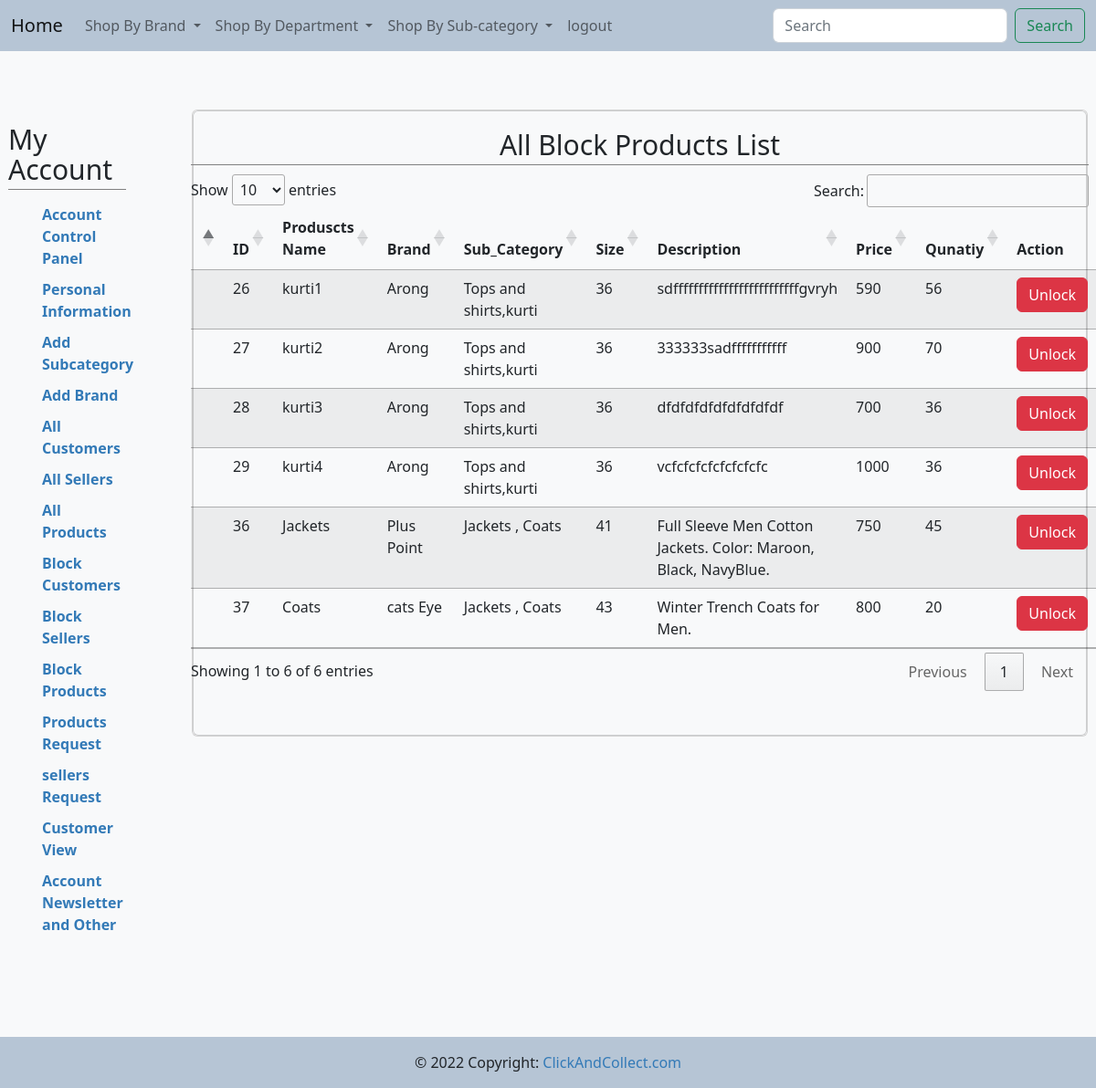
The page /admin/test1.php (signed in) on the database its author committed.
### tables this page shows
CREATE TABLE IF NOT EXISTS `products` (
  `p_id` int(11) NOT NULL AUTO_INCREMENT,
  `name` varchar(100) DEFAULT NULL,
  `b_id` int(11) DEFAULT NULL,
  `sub_id` int(11) DEFAULT NULL,
  `size` varchar(100) DEFAULT NULL,
  `description` varchar(200) DEFAULT NULL,
  `price` double DEFAULT NULL,
  `quantity` int(11) DEFAULT NULL,
  `status` int(11) NOT NULL,
  PRIMARY KEY (`p_id`),
  KEY `FK_brand1` (`b_id`),
  KEY `FK_catagory1` (`sub_id`)
);

CREATE TABLE IF NOT EXISTS `brand` (
  `b_id` int(11) NOT NULL AUTO_INCREMENT,
  `name` varchar(100) DEFAULT NULL,
  PRIMARY KEY (`b_id`)
);

CREATE TABLE IF NOT EXISTS `sub_category` (
  `sub_id` int(11) NOT NULL AUTO_INCREMENT,
  `name` varchar(100) DEFAULT NULL,
  `cat_id` int(11) DEFAULT NULL,
  PRIMARY KEY (`sub_id`),
  KEY `FK_catagory` (`cat_id`)
);

### admin/test1.php (the view, shortened to what this page needs)
<!DOCTYPE html>
<html lang="en">
<head>
        <link href="https://cdn.jsdelivr.net/npm/bootstrap@5.2.1/dist/css/bootstrap.min.css" rel="stylesheet">
        <link rel="stylesheet" href="https://cdn.datatables.net/1.12.1/css/jquery.dataTables.min.css">
        <link href="include/style.css" rel="stylesheet" />
</head>
<body>
<div class="b">
    <?php include 'include/navbar.php' ?>
</div>
<div class="account-page">
<div class="container-fluid">
<div class="row">
<div class="col-sm-2 mt-0 pad">
    <?php include 'include/sidebar.php' ?>
</div>
    <div class="col-sm-10">
        <div class="mt-1 card">
            <div class="card bg-light text-dark">
                <div class="row">
                    <div class="col-md-12 mt-0 mb-5 ml-1">
                        <h2 class="text-center">All  Block Products List</h2>
                        <table class="table table-striped" id = "blockproducts">
                        <thead>
                        <tr>
                            <th></th>
                            <th>ID</th>
                            <th>Produscts Name</th>
                            <th>Brand</th>
                            <th>Sub_Category</th>
                            <th>Size</th>
                            <th>Description</th>
                            <th>Price</th>
                            <th>Qunatiy</th>
                            <th>Action</th>
                        </tr>
                        </thead>
                        <tbody>
                        <?php
                            include 'include/connection.php';
                            $query = "select * from products where status='0'";
                            $table = mysqli_query($con,$query);
                            while($row = mysqli_fetch_array($table)){
                        ?>
                        <tr>
                        <td></td>
                                <td><?php echo $row['p_id'];?></td>
                                <td><?php echo $row['name']; ?></td>
                                <?php
                                    $id =  $row['b_id'];
                                    $query1 = "select * from brand where b_id= $id";
                                    $table1 = mysqli_query($con,$query1);
                                    $row1 = mysqli_fetch_array($table1)
                                ?>
                                <td><?php echo $row1['name'];?></td>
                                <?php
                                    $id =  $row['sub_id'];
                                    $query3 = "select * from sub_category where sub_id= $id";
                                    $table3 = mysqli_query($con,$query3);
                                    $row3 = mysqli_fetch_array($table3);
                                ?>
                                <td><?php echo $row3['name'];?></td>
                                <td><?php echo $row['size'];?></td>
                                <td><?php echo $row['description'];?></td>
                                <td><?php echo $row['price'];?></td>
                                <td><?php echo $row['quantity'];?></td>
                                <td>
                                    <a class="btn btn-danger" data-bs-toggle="modal" data-bs-target="#myModal<?php echo $row['p_id'];?>">Unlock</a>
                                </td>
                            </tr>
                            <?php } ?>
                        </tbody>
                    </table>
                    </div>
                </div>
            </div>
        </div>
    </div>
</div>
</div>
</div>
<div class="bot">
   <?php include 'include/footer.php' ?>
</div>
</body>
</html>

### admin/include/style.css (style rules this page uses)
.account-page { padding-top:5%; }
.b { background-color: #b6c5d5!important; }
body { background-color: #f8f9fa; }
.account-page h2 { padding-bottom: 5px; border-bottom: 1px solid #808080; }
.row { margin-right: -15px; margin-left: -15px; }
* { -webkit-box-sizing: border-box; -moz-box-sizing: border-box; box-sizing: border-box; }
div { display: block; }
a { color: #3a2bd3; -webkit-transition: all 0.3s ease; transition: all 0.3s ease; }
a { background-color: transparent; }
a { color: #337ab7; text-decoration: none; text-decoration-line: none; text-decoration-thickness: none; text-decoration-style: none; text-decoration-color: none; }
.h2, h2 { font-size: 30px; }
.h1, .h2, .h3, h1, h2, h3 { margin-top: 20px; margin-bottom: 10px; }
.h1, .h2, .h3, .h4, .h5, .h6, h1, h2, h3, h4, h5, h6 { font-family: inherit; font-weight: 500; line-height: 1.1; color: inherit; }

### admin/test1.php (style rules this page uses)
.pad { padding-right :5%; }
.bot { padding-top:8%; }

### rows shown on the page
products: p_id "26", name "kurti1", b.name "Arong", sub.name "Tops and shirts,kurti", size "36", description "sdfffffffffffffffffffffffffgvryh", price "590", quantity "56"
products: p_id "27", name "kurti2", b.name "Arong", sub.name "Tops and shirts,kurti", size "36", description "333333sadfffffffffff", price "900", quantity "70"
products: p_id "28", name "kurti3", b.name "Arong", sub.name "Tops and shirts,kurti", size "36", description "dfdfdfdfdfdfdfdfdf", price "700", quantity "36"
products: p_id "29", name "kurti4", b.name "Arong", sub.name "Tops and shirts,kurti", size "36", description "vcfcfcfcfcfcfcfcfc", price "1000", quantity "36"
products: p_id "36", name "Jackets", b.name "Plus Point", sub.name "Jackets , Coats", size "41", description "Full Sleeve Men Cotton Jackets. Color: Maroon, Black, NavyBlue.", price "750", quantity "45"
products: p_id "37", name "Coats", b.name "cats Eye", sub.name "Jackets , Coats", size "43", description "Winter Trench Coats for Men.", price "800", quantity "20"
